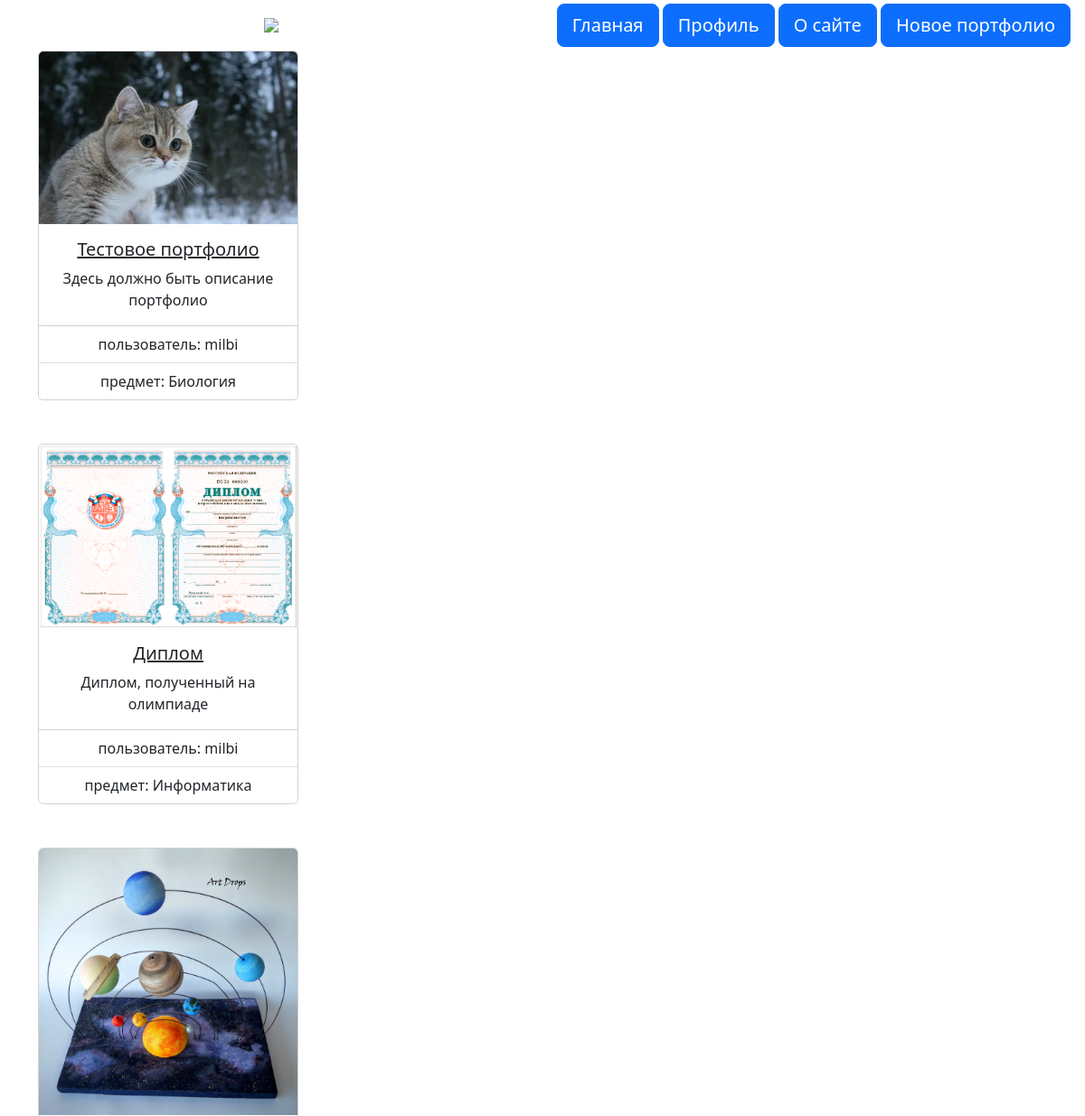
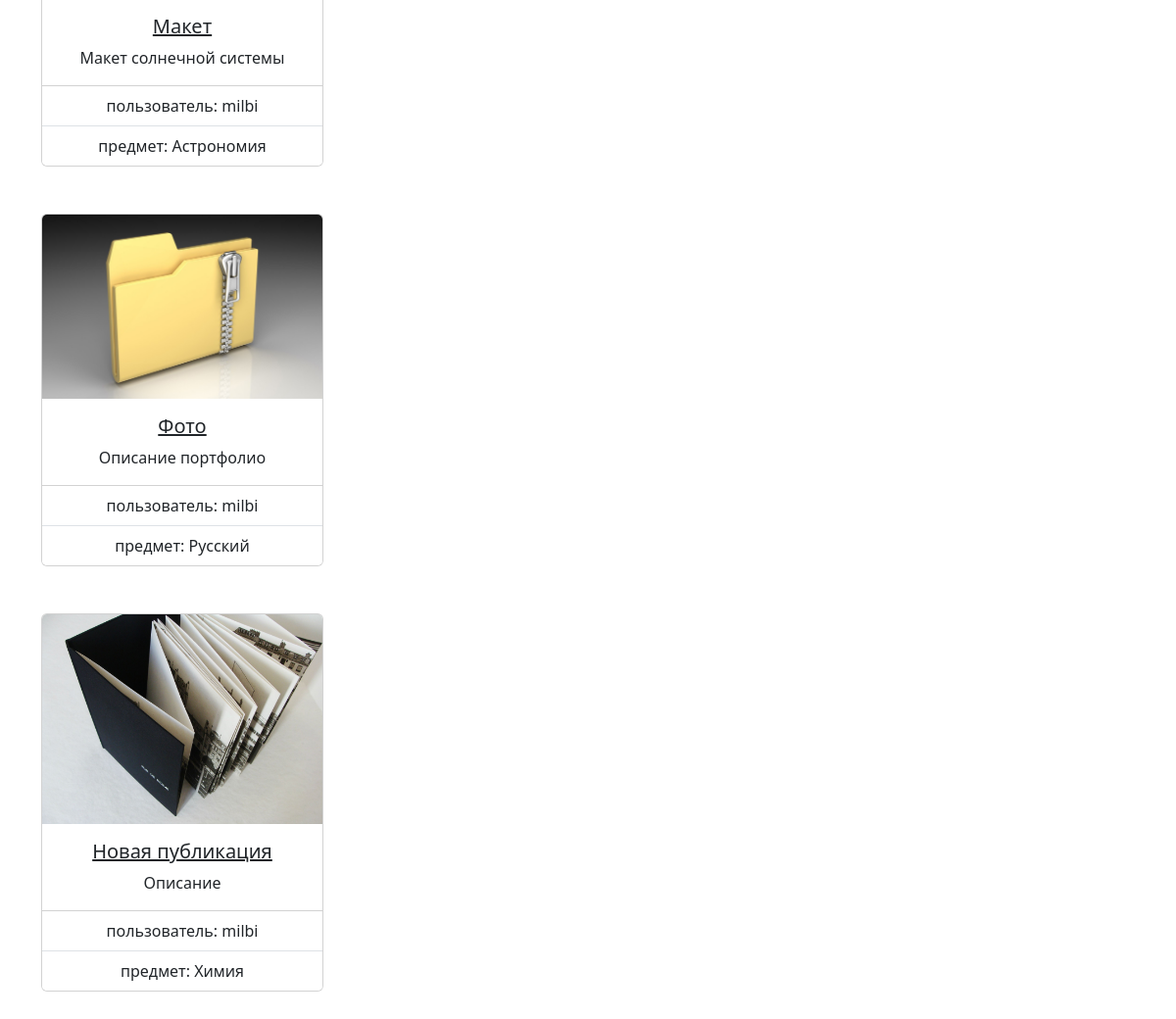
Screenshot of / (signed in) with the database file from the repository (2 pictures, top to bottom).
### portfolio/models.py (models this page shows, shortened)
class Subject(models.Model):
    name = models.CharField(max_length=50, null=False)

class Portfolio(models.Model):
    title = models.CharField(max_length=100, null=False)
    description = models.TextField(null=True)
    subjects = models.ManyToManyField(Subject, related_name='portfolios')
    profile = models.ForeignKey(Profile, related_name='portfolios', on_delete=models.CASCADE, null=True)
    main_image = models.ImageField(null=True, upload_to='images/')

### portfolio/views.py (the view)
# urls.py: path('', index),
def index(request):
    portfolios = Portfolio.objects.prefetch_related('subjects')
    result = []
    for pf in portfolios:
        subjects = [subject.name for subject in pf.subjects.all()]
        result.append({'main_image': pf.main_image, 'id': pf.id, 'title': pf.title, 'description': pf.description,
                       'subjects': subjects})
    return render(request, 'portfolio/index.html', {'portfolios': result})

### templates/portfolio/index.html (shortened to what this page needs)
{% extends "base.html" %}
{% block content %}
<div class="container overflow-hidden text-center">
    <div class="col-8">
        {% for portfolio in portfolios %}
        <div class="card" style="width: 18rem;">
            <img src="{{portfolio.main_image.url}}" class="card-img-top" alt="...">
            <div class="card-body">
                <h5><a href="{{ portfolio.id }}" class="card-title">{{portfolio.title}}</a></h5>
                <p class="card-text">{{portfolio.description}}</p>
            </div>
            <ul class="list-group list-group-flush">
                <li class="list-group-item">пользователь: {{user}}</li>
                <li class="list-group-item">предмет: {{ portfolio.subjects|join:"--" }}</li>
            </ul>
        </div>
        {% endfor %}
    </div>
</div>
{% endblock %}

### rows the page displays
Subject: shows a picture, title "Тестовое портфолио", description "Здесь должно быть описание портфолио", subjects "Биология"
Subject: shows a picture, title "Диплом", description "Диплом, полученный на олимпиаде", subjects "Информатика"
Subject: shows a picture, title "Макет", description "Макет солнечной системы", subjects "Астрономия"
Subject: shows a picture, title "Фото", description "Описание портфолио", subjects "Русский"
Subject: shows a picture, title "Новая публикация", description "Описание", subjects "Химия"

### other values shown
{{ user }} "milbi"
